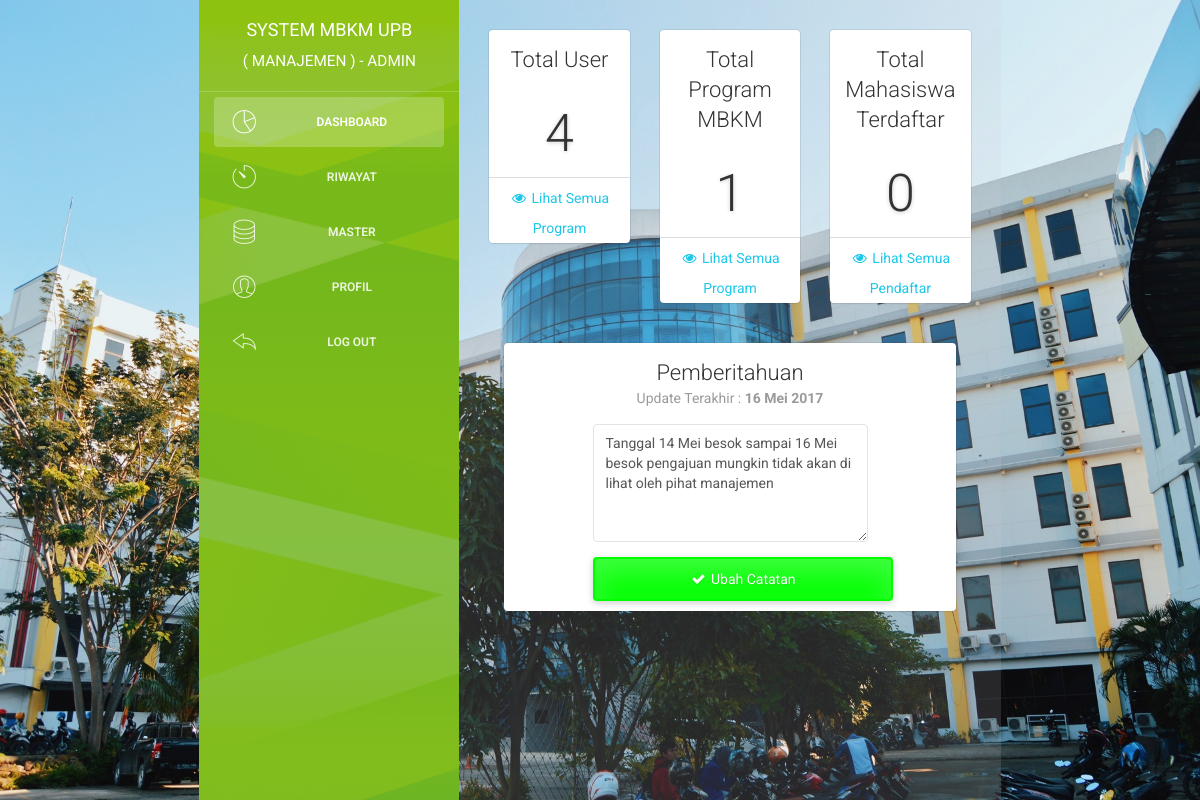
The page /admin/index (signed in) on the database as committed earlier.
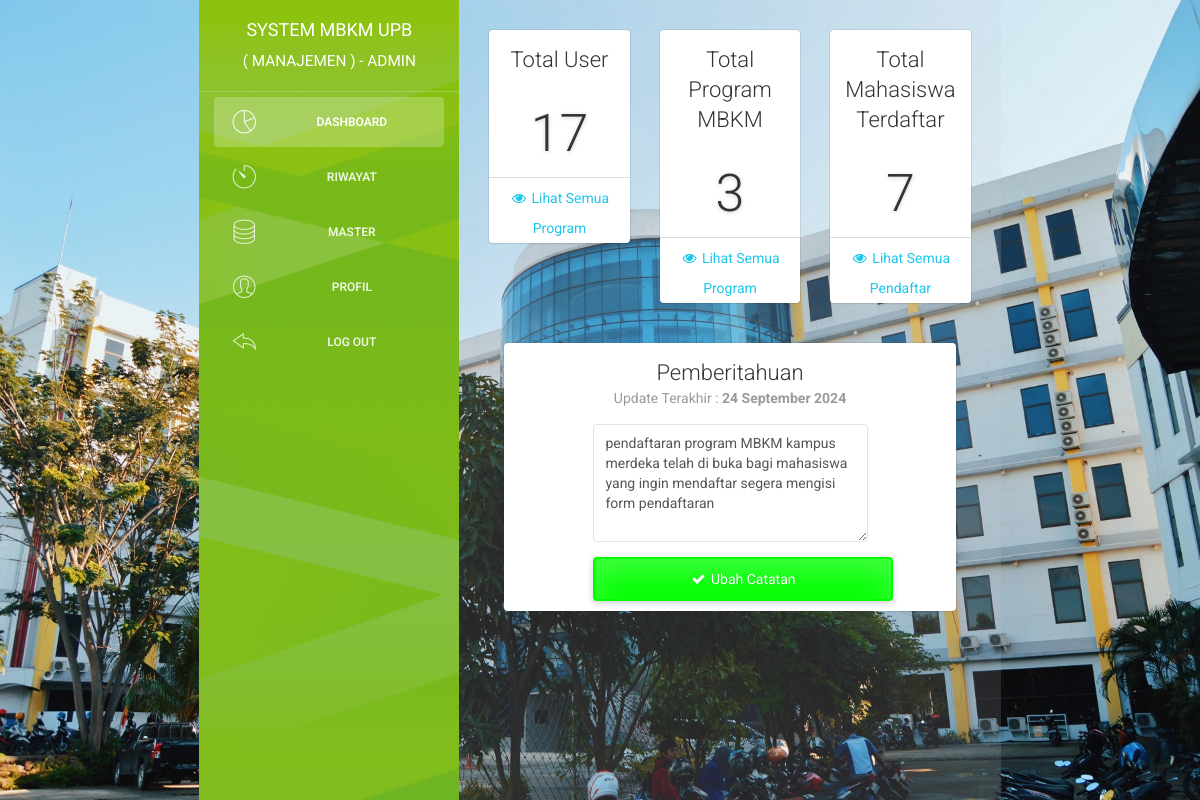
The same page on the database as committed later.
### tables this page shows
CREATE TABLE `catatan` (
  `id_catatan` varchar(5) NOT NULL,
  `catatan` text NOT NULL,
  `update_catatan` date NOT NULL
);

### admin/index.php (the view, shortened to what the changed rows need)
<?php
include '../system/koneksi.php';
function tanggal_indo($tanggal)
{
    $bulan = array(
        1 =>   'Januari',
        'Februari',
        'Maret',
        'April',
        'Mei',
        'Juni',
        'Juli',
        'Agustus',
        'September',
        'Oktober',
        'November',
        'Desember'
    );
    $split = explode('-', $tanggal);
    return $split[2] . ' ' . $bulan[(int)$split[1]] . ' ' . $split[0];
}
?>
<!doctype html>
<html lang="en">
<head>
    <link rel="stylesheet" href="assets/css/style.css">
    <link href="../assets/css/bootstrap.min.css" rel="stylesheet" />
    <link href="../assets/css/animate.min.css" rel="stylesheet" />
    <link href="../assets/css/light-bootstrap-dashboard.css" rel="stylesheet" />
    <link href="../assets/css/demo.css" rel="stylesheet" />
    <link href="http://maxcdn.bootstrapcdn.com/font-awesome/4.2.0/css/font-awesome.min.css" rel="stylesheet">
    <link href="../assets/css/pe-icon-7-stroke.css" rel="stylesheet" />
    <link rel="stylesheet" href="../assets/dist/sweetalert.css">
</head>
<body>
    <div class="wrapper">
        <div class="main-panel">
            <div class="content">
                <div class="container-fluid">
                    <div class="row">
                        <div class="col-md-4">
                            <div class="card">
                                <?php
                                $query_total = "SELECT * FROM user";
                                $result_total = mysqli_query($con, $query_total);
                                $banyakdata_total = $result_total->num_rows;
                                ?>
                                <div align="center">
                                    <h1><?php echo $banyakdata_total ?></h1>
                                    <div class="footer">
                                        <hr>
                                        <div class="stats">
                                        </div>
                                    </div>
                                </div>
                            </div>
                        </div>
                        <div class="col-md-4">
                            <div class="card">
                                <?php
                                $query_total = "SELECT * FROM jenis_pengajuan";
                                $result_total = mysqli_query($con, $query_total);
                                $banyakdata_total = $result_total->num_rows;
                                ?>
                                <div align="center">
                                    <h1><?php echo $banyakdata_total ?></h1>
                                    <div class="footer">
                                        <hr>
                                        <div class="stats">
                                        </div>
                                    </div>
                                </div>
                            </div>
                        </div>
                        <div class="col-md-4">
                            <div class="card">
                                <?php
                                $query_total = "SELECT * FROM pendaftaran";
                                $result_total = mysqli_query($con, $query_total);
                                $banyakdata_total = $result_total->num_rows;
                                ?>
                                <div align="center">
                                    <h1><?php echo $banyakdata_total ?></h1>
                                    <div class="footer">
                                        <hr>
                                        <div class="stats">
                                        </div>
                                    </div>
                                </div>
                            </div>
                        </div>
                    </div>
                    <?php
                    $query_catatan = "SELECT * FROM catatan";
                    $result_catatan = mysqli_query($con, $query_catatan);
                    $data_catatan = mysqli_fetch_assoc($result_catatan);
                    ?>
                    <div class="col-md-12">
                        <div class="card">
                            <form id="form_catatan" method="post" action="system/proses_catatan">
                                <div class="header">
                                    <p class="category">Update Terakhir : <b><?php echo tanggal_indo($data_catatan['update_catatan']) ?></b></p>
                                </div>
                                <div class="content">
                                    <div class="form-group">
                                        <textarea rows="5" class="form-control" placeholder="Tidak Ada Catatan !" name="catatan" id="form_catatan"><?php echo $data_catatan['catatan'] ?></textarea>
                                    </div>
                            </form>
                        </div>
                    </div>
                </div>
            </div>
        </div>
    </div>
</body>
</html>

Rows that differ between the two databases and show on the page:
changed catatan: update_catatan "16 Mei 2017" → "24 September 2024"; catatan "Tanggal 14 Mei besok sampai 16 Mei besok pengajuan mungkin tidak akan di lihat oleh pihat manajemen" → "pendaftaran program MBKM kampus merdeka telah di buka bagi mahasiswa yang ingin mendaftar segera mengisi form pendaftaran"
Other text that changed with them:
$banyakdata_total: "4" → "17"
$banyakdata_total: "1" → "3"
$banyakdata_total: "0" → "7"
